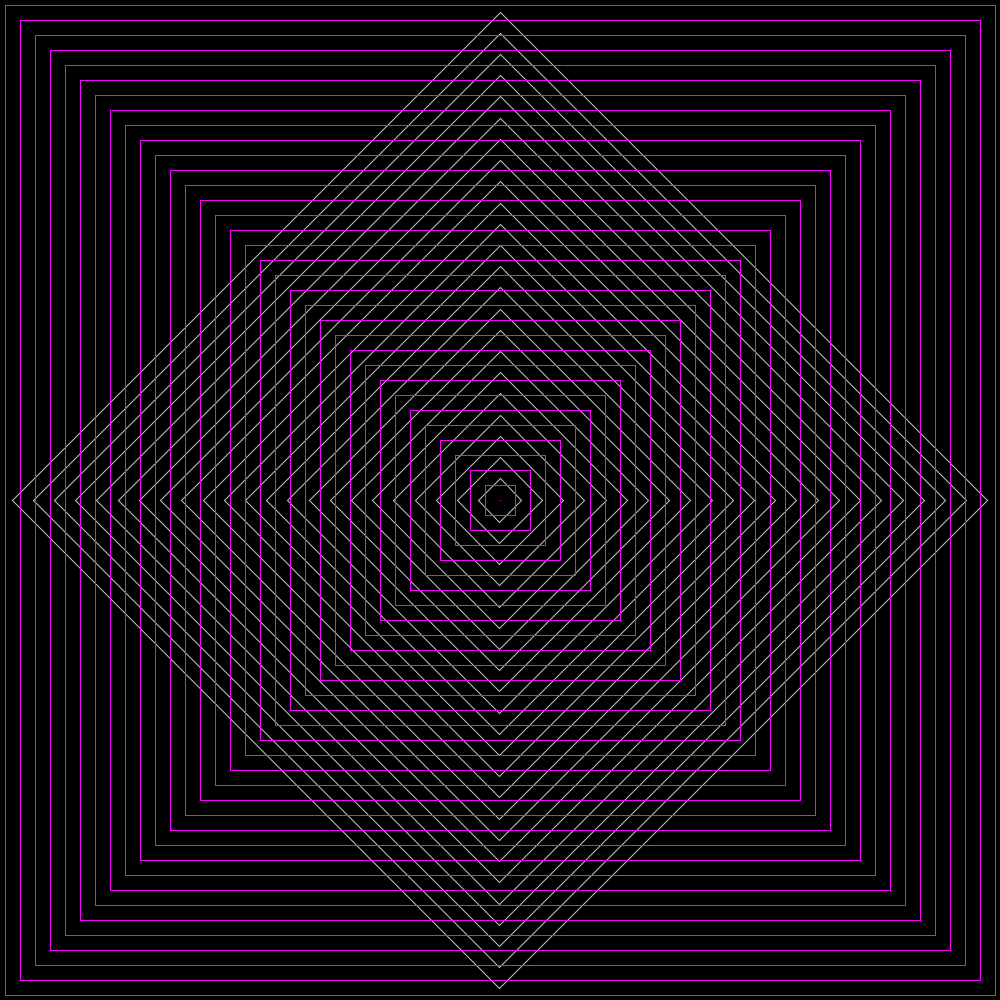
Frame 1 (no input)
Frame 60 (the mouse pressed at the canvas centre just before this capture): identical to frame 1, image omitted
Frame 120 (the mouse held since frame 60 and released just before this capture): identical to frame 1, image omitted

The Processing sketch that drew this single still picture (run headless with seeded random() and noise(); from frame 60 on, the mouse is pressed at the canvas centre):

// Processing sketch: rotation
// ── rotation.pde
// global variables

//setup
void setup() {
  size(1000,1000);
  background(0);
  smooth();
  noFill();
  strokeWeight(1);
  stroke(200);
  
  rectMode(CENTER);
  translate(width/2, height/2);
  rotate(PI/4);
  
  for(int i = 0; i < 720; i += 30) {
  rect(0,0,i,i);
  }
  
  translate(0, 0);
   rotate(PI/4);
  for(int j = 0; j < 1000; j += 30) {
    stroke(250,0,255);
    rect(0,0,j, j);
  }
//  for(int k = 0; k < 900; k += 10) {
//    fill(250,0,255,45);
//    strokeWeight(1 / 1.2);
//    ellipse(k,k,20,20);
//    scale(1.2);  
//  }

}

void draw() {


}

// functions
